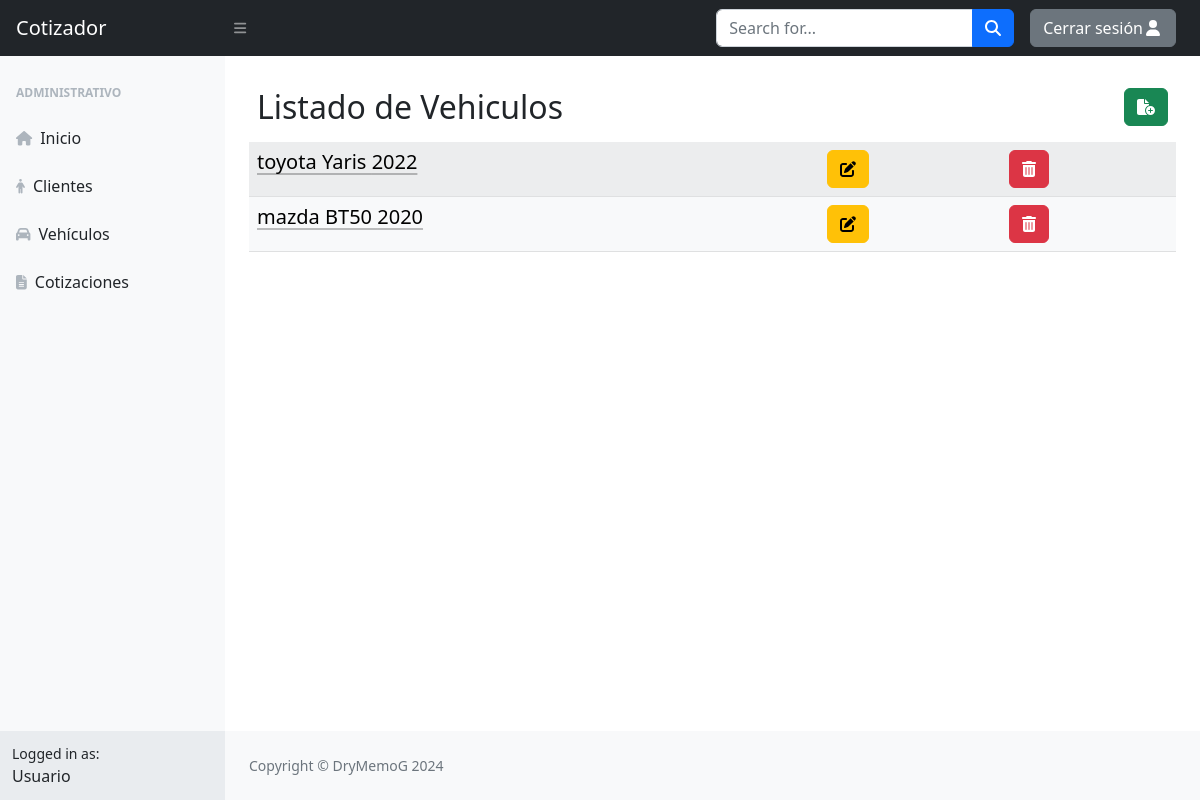
/vehiculo/ (signed in), run on an earlier commit of the app's database.
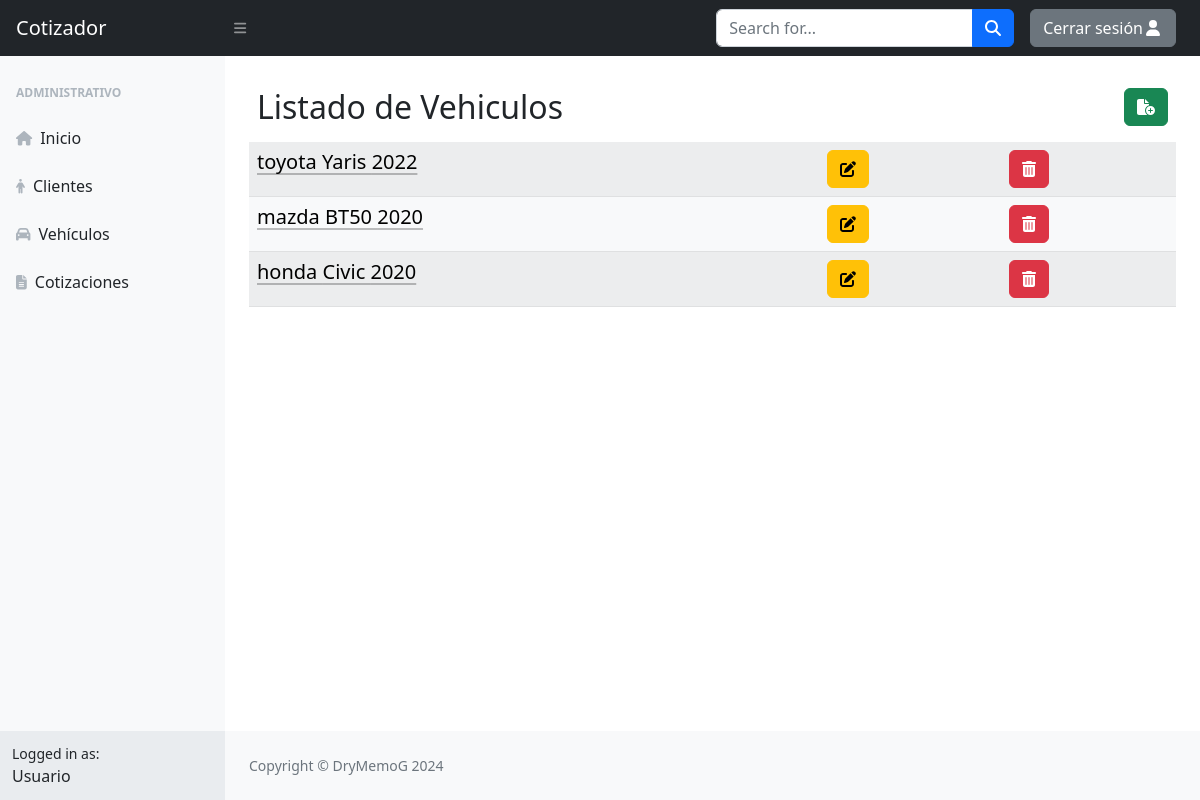
And on a later commit of the database.
### cotizador/models.py (models this page shows, shortened)
class Vehiculo(models.Model):
    OPCIONES = (('mazda', "Mazda"), ('toyota', "Toyota"), ('honda', "Honda"), ('ford', "Ford"), ('chevrolet', "Chevrolet"), ('bmw', "BMW"), ('audi', "Audi"), ('mercedes', "Mercedes-Benz"), ('volkswagen', "Volkswagen"), ('nissan', "Nissan"))
    idAuto = models.AutoField(primary_key=True)
    marca = models.CharField(max_length=100, choices=OPCIONES, default="mazda")
    modelo = models.IntegerField()
    linea = models.CharField(max_length=255)
    descripcion = models.TextField()
    precio = models.DecimalField(max_digits=10, decimal_places=2)
    image = models.ImageField(upload_to='static/IMG', null=True)

### cotizador/views.py (the view)
# urls.py: path('vehiculo/', VehiculoListView.as_view(), name="VehiculoList"),
class VehiculoListView(LoginRequiredMixin, ListView):
    model = Vehiculo
    template_name = "Vehiculo/Vehiculos.html"

### cotizador/templates/Vehiculo/Vehiculos.html (shortened to what this page needs)
{% extends 'base_generic.html' %}
{% block content %}
    <div class="container-sm">
        <br>
        <div class="d-flex p-2">
            <div class="d-flex justify-content-start flex-grow-1">
                <h2>Listado de Vehiculos</h2>
            </div>
            <div class="d-flex justify-content-end">
                <a href="{% url 'VehiculoNew' %}"><button type="button" class="btn btn-success"><i class="fas fa-file-circle-plus"></i></button> </a>
            </div>
        </div>
        <div class="table-responsive-sm">
            <table class="table table-light table-striped table-hover">
                {% for vehiculo in object_list %}
                <tr>
                    <td><a class="link-body-emphasis link-offset-2 link-underline-opacity-25 link-underline-opacity-75-hover" href="#" data-bs-toggle="modal" data-bs-target="#miModal" data-url="{% url 'VehiculoDetail' vehiculo.idAuto %}"><h5>{{ vehiculo.marca }} {{ vehiculo.linea }} {{vehiculo.modelo}}  </h5> </a> </td>
                    <td><a href="{% url 'VehiculoEdit' vehiculo.idAuto %}"><button type="button" class="btn btn-warning"><i class="fas fa-pen-to-square"></i></button></a></td>
                    <td><a href="{% url 'VehiculoDelete' vehiculo.idAuto %}"><button type="button" class="btn btn-danger"><i class="fas fa-trash-can"></i></button></a></td>
                </tr>
                {% empty %}
                <tr>
                    <td>No hay Vehiculos disponibles.</td>
                </tr>
                {% endfor %}
            </table>
        </div>
    </div>
{% endblock %}

What changed in the data, as far as the page shows it:
added Vehiculo: marca "honda", linea "Civic", modelo "2020"
